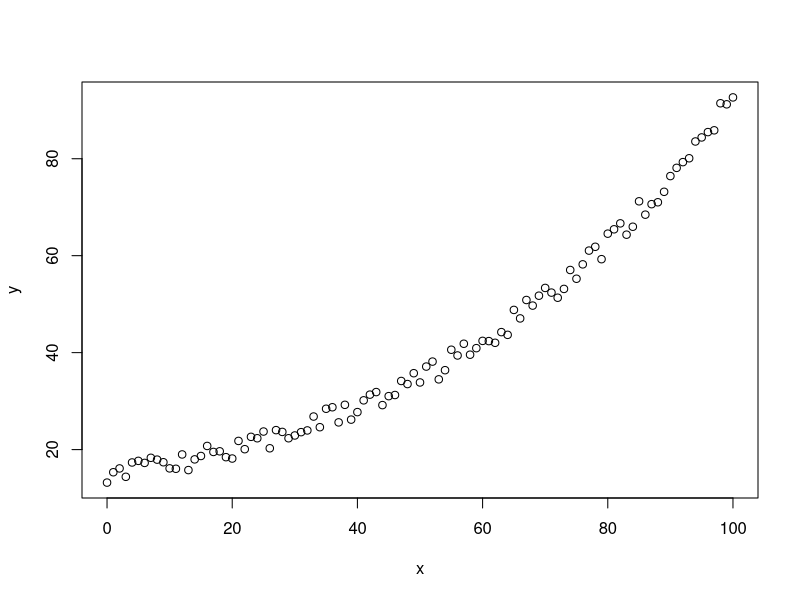
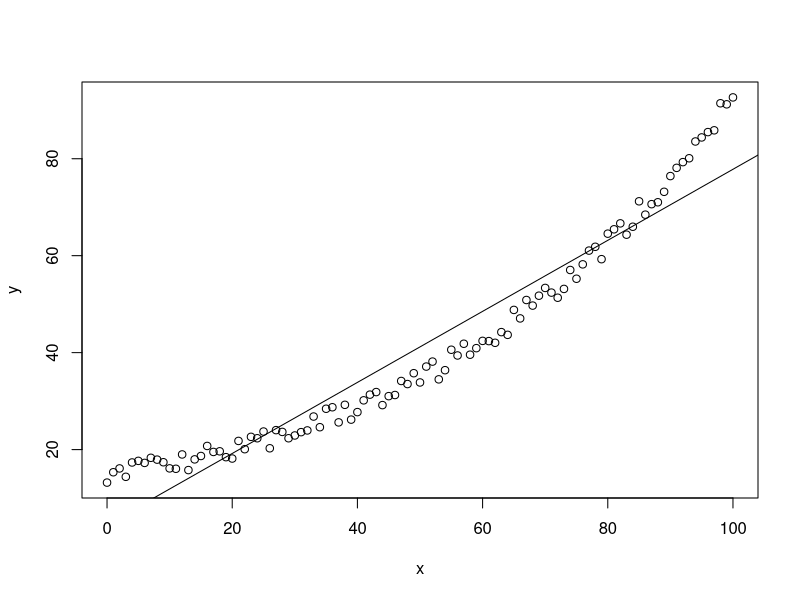
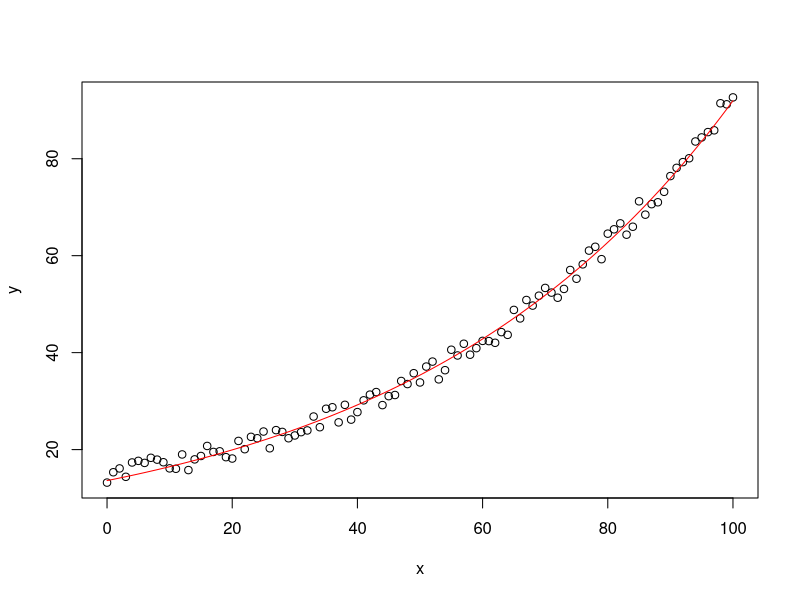

Source code (R) for these figures, in order: (Note: this script raises an error after producing the figures.)
# NLS practice

#set a seed value
set.seed(23)

#Generate x as 100 integers using seq function
x<-seq(0,100,1)

#Generate y as a*e^(bx)+c
y<-runif(1,0,20)*exp(runif(1,0.005,0.075)*x)+runif(101,0,5)

# What does our data look like? 
plot(x,y)

### Linear model

lin_mod=lm(y~x)

#Plotting the model
plot(x,y)
abline(lin_mod)

### Nonlinear model
nonlin_mod=nls(y~a*exp(b*x),start=list(a=13,b=0.1)) #a is the starting value and b is the exponential start

#This new plot can be made by using the lines() function
plot(x,y)
lines(x,predict(nonlin_mod),col= "red")

#Error calculation
error <- lin_mod$residuals  
lm_error <- sqrt(mean(error^2))   #5.960544

error2=y-predict(nonlin_mod)
nlm_error <- sqrt(mean(error2^2)) #1.527064

# Making the nonlinear model
nonlin_mod

######################################

y3 = y2 + 25

#visually estimate some starting parameter values
plot(x2,y3)
#from this graph set approximate starting values
a_start <- 40 #param a is the y value when x=0
b_start <- .01 #b is the decay rate
#model
m <- gnls(y3 ~ a*exp(-b*x2), start = list(a = a_start, b = b_start))
#get some estimation of goodness of fit
cor(y3, predict(m))
#plot the fit
lines(x2,predict(m),col="red",lty=2,lwd=3)


# with autocorrelation
m_cor <- gnls(y3 ~ a*exp(-b*x2), 
              start = list(a = a_start, b = b_start), 
              correlation = corAR1(form = ~1))
cor(y3, predict(m_cor))

plot(x2,y3)
lines(x2, predict(m_cor), col = "red", lty = 2, lwd = 3)


summary(m)
summary(m_cor)

intervals(m)

df <- as.data.frame(cbind(as.vector(x2), as.vector(y2), as.vector(y3)))
df.predict <- cbind(df, predict(m, interval = 'confidence'))

get_CI <- function(y,pref="") {
  r1 <- t(apply(y,1,quantile,c(0.025,0.975)))
  setNames(as.data.frame(r1),paste0(pref,c("lwr","upr")))
}
yvals <- get_CI(y3)

ggplot(df, aes(x = x2, y = y3)) +
  geom_point() +
  geom_smooth(method = "nls")
  
  
  
